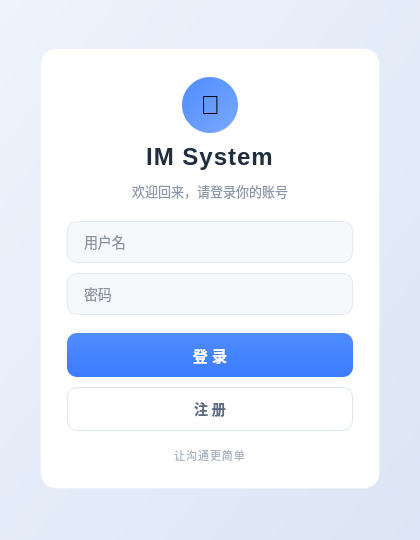
<?xml version="1.0" encoding="UTF-8"?>
<ui version="4.0">
 <class>MainWindow</class>
 <widget class="QMainWindow" name="MainWindow">
  <property name="geometry">
   <rect>
    <x>0</x>
    <y>0</y>
    <width>420</width>
    <height>540</height>
   </rect>
  </property>
  <property name="minimumSize">
   <size>
    <width>420</width>
    <height>540</height>
   </size>
  </property>
  <property name="maximumSize">
   <size>
    <width>420</width>
    <height>540</height>
   </size>
  </property>
  <property name="windowTitle">
   <string>IM System</string>
  </property>
  <widget class="QWidget" name="centralwidget">
   <property name="font">
    <font>
     <family>Microsoft YaHei UI</family>
     <pointsize>10</pointsize>
    </font>
   </property>
   <property name="styleSheet">
    <string notr="true">background-color: qlineargradient(x1:0, y1:0, x2:1, y2:1, stop:0 #eef3fc, stop:1 #dce5f5);</string>
   </property>
   <layout class="QVBoxLayout" name="outerLayout">
    <property name="leftMargin">
     <number>40</number>
    </property>
    <property name="topMargin">
     <number>24</number>
    </property>
    <property name="rightMargin">
     <number>40</number>
    </property>
    <property name="bottomMargin">
     <number>28</number>
    </property>
    <property name="spacing">
     <number>0</number>
    </property>
    <item>
     <spacer name="topSpacer">
      <property name="orientation">
       <enum>Qt::Vertical</enum>
      </property>
      <property name="sizeType">
       <enum>QSizePolicy::Expanding</enum>
      </property>
      <property name="sizeHint" stdset="0">
       <size>
        <width>20</width>
        <height>20</height>
       </size>
      </property>
     </spacer>
    </item>
    <item>
     <widget class="QFrame" name="cardFrame">
      <property name="styleSheet">
       <string notr="true">QFrame#cardFrame {
	background-color: #ffffff;
	border: 1px solid #eaeff8;
	border-radius: 16px;
}</string>
      </property>
      <layout class="QVBoxLayout" name="cardLayout">
       <property name="leftMargin">
        <number>26</number>
       </property>
       <property name="topMargin">
        <number>28</number>
       </property>
       <property name="rightMargin">
        <number>26</number>
       </property>
       <property name="bottomMargin">
        <number>24</number>
       </property>
       <property name="spacing">
        <number>10</number>
       </property>
       <item>
        <layout class="QHBoxLayout" name="logoLayout">
         <property name="spacing">
          <number>0</number>
         </property>
         <item>
          <spacer name="logoLeftSpacer">
           <property name="orientation">
            <enum>Qt::Horizontal</enum>
           </property>
           <property name="sizeHint" stdset="0">
            <size>
             <width>40</width>
             <height>20</height>
            </size>
           </property>
          </spacer>
         </item>
         <item>
          <widget class="QFrame" name="logoFrame">
           <property name="minimumSize">
            <size>
             <width>56</width>
             <height>56</height>
            </size>
           </property>
           <property name="maximumSize">
            <size>
             <width>56</width>
             <height>56</height>
            </size>
           </property>
           <property name="styleSheet">
            <string notr="true">QFrame#logoFrame {
	background-color: qlineargradient(x1:0, y1:0, x2:1, y2:1, stop:0 #4f8dff, stop:1 #7aa8ff);
	border: none;
	border-radius: 28px;
}</string>
           </property>
           <layout class="QVBoxLayout" name="logoInnerLayout">
            <property name="leftMargin">
             <number>0</number>
            </property>
            <property name="topMargin">
             <number>0</number>
            </property>
            <property name="rightMargin">
             <number>0</number>
            </property>
            <property name="bottomMargin">
             <number>0</number>
            </property>
            <item>
             <widget class="QLabel" name="logoLabel">
              <property name="styleSheet">
               <string notr="true">font-size: 26px; background: transparent;</string>
              </property>
              <property name="text">
               <string>💬</string>
              </property>
              <property name="alignment">
               <set>Qt::AlignCenter</set>
              </property>
             </widget>
            </item>
           </layout>
          </widget>
         </item>
         <item>
          <spacer name="logoRightSpacer">
           <property name="orientation">
            <enum>Qt::Horizontal</enum>
           </property>
           <property name="sizeHint" stdset="0">
            <size>
             <width>40</width>
             <height>20</height>
            </size>
           </property>
          </spacer>
         </item>
        </layout>
       </item>
       <item>
        <widget class="QLabel" name="titleLabel">
         <property name="styleSheet">
          <string notr="true">font-size: 24px; font-weight: 700; color: #1f2d3d; background: transparent; letter-spacing: 1px;</string>
         </property>
         <property name="text">
          <string>IM System</string>
         </property>
         <property name="alignment">
          <set>Qt::AlignCenter</set>
         </property>
        </widget>
       </item>
       <item>
        <widget class="QLabel" name="subtitleLabel">
         <property name="styleSheet">
          <string notr="true">font-size: 13px; color: #8b97ab; background: transparent;</string>
         </property>
         <property name="text">
          <string>欢迎回来，请登录你的账号</string>
         </property>
         <property name="alignment">
          <set>Qt::AlignCenter</set>
         </property>
        </widget>
       </item>
       <item>
        <spacer name="formTopSpacer">
         <property name="orientation">
          <enum>Qt::Vertical</enum>
         </property>
         <property name="sizeType">
          <enum>QSizePolicy::Fixed</enum>
         </property>
         <property name="sizeHint" stdset="0">
          <size>
           <width>20</width>
           <height>10</height>
          </size>
         </property>
        </spacer>
       </item>
       <item>
        <widget class="QLineEdit" name="usernameEdit">
         <property name="minimumSize">
          <size>
           <width>0</width>
           <height>42</height>
          </size>
         </property>
         <property name="styleSheet">
          <string notr="true">QLineEdit {
	background-color: #f6f8fc;
	border: 1px solid #e3e9f3;
	border-radius: 10px;
	padding: 0 14px;
	font-size: 14px;
	color: #1f2d3d;
	selection-background-color: #3b7bff;
	selection-color: #ffffff;
}
QLineEdit:hover {
	border: 1px solid #c9d5ea;
}
QLineEdit:focus {
	background-color: #ffffff;
	border: 1px solid #3b7bff;
}
QLineEdit::placeholder {
	color: #a5afc0;
}</string>
         </property>
         <property name="placeholderText">
          <string>用户名</string>
         </property>
        </widget>
       </item>
       <item>
        <widget class="QLineEdit" name="passwordEdit">
         <property name="minimumSize">
          <size>
           <width>0</width>
           <height>42</height>
          </size>
         </property>
         <property name="styleSheet">
          <string notr="true">QLineEdit {
	background-color: #f6f8fc;
	border: 1px solid #e3e9f3;
	border-radius: 10px;
	padding: 0 14px;
	font-size: 14px;
	color: #1f2d3d;
	selection-background-color: #3b7bff;
	selection-color: #ffffff;
}
QLineEdit:hover {
	border: 1px solid #c9d5ea;
}
QLineEdit:focus {
	background-color: #ffffff;
	border: 1px solid #3b7bff;
}
QLineEdit::placeholder {
	color: #a5afc0;
}</string>
         </property>
         <property name="placeholderText">
          <string>密码</string>
         </property>
         <property name="echoMode">
          <enum>QLineEdit::Password</enum>
         </property>
        </widget>
       </item>
       <item>
        <spacer name="formMidSpacer">
         <property name="orientation">
          <enum>Qt::Vertical</enum>
         </property>
         <property name="sizeType">
          <enum>QSizePolicy::Fixed</enum>
         </property>
         <property name="sizeHint" stdset="0">
          <size>
           <width>20</width>
           <height>8</height>
          </size>
         </property>
        </spacer>
       </item>
       <item>
        <widget class="QPushButton" name="loginButton">
         <property name="minimumSize">
          <size>
           <width>0</width>
           <height>44</height>
          </size>
         </property>
         <property name="cursor">
          <cursorShape>PointingHandCursor</cursorShape>
         </property>
         <property name="styleSheet">
          <string notr="true">QPushButton {
	background-color: qlineargradient(x1:0, y1:0, x2:0, y2:1, stop:0 #4f8dff, stop:1 #3b7bff);
	color: #ffffff;
	border: none;
	border-radius: 10px;
	font-size: 15px;
	font-weight: 600;
}
QPushButton:hover {
	background-color: qlineargradient(x1:0, y1:0, x2:0, y2:1, stop:0 #629bff, stop:1 #4d87ff);
}
QPushButton:pressed {
	background-color: #2f66d9;
}</string>
         </property>
         <property name="text">
          <string>登 录</string>
         </property>
        </widget>
       </item>
       <item>
        <widget class="QPushButton" name="registerButton">
         <property name="minimumSize">
          <size>
           <width>0</width>
           <height>44</height>
          </size>
         </property>
         <property name="cursor">
          <cursorShape>PointingHandCursor</cursorShape>
         </property>
         <property name="styleSheet">
          <string notr="true">QPushButton {
	background-color: #ffffff;
	color: #5b6b84;
	border: 1px solid #dfe6f1;
	border-radius: 10px;
	font-size: 14px;
	font-weight: 500;
}
QPushButton:hover {
	color: #3b7bff;
	border: 1px solid #9db9ec;
	background-color: #f6f9ff;
}
QPushButton:pressed {
	background-color: #eaf1ff;
}</string>
         </property>
         <property name="text">
          <string>注 册</string>
         </property>
        </widget>
       </item>
       <item>
        <spacer name="formBottomSpacer">
         <property name="orientation">
          <enum>Qt::Vertical</enum>
         </property>
         <property name="sizeType">
          <enum>QSizePolicy::Fixed</enum>
         </property>
         <property name="sizeHint" stdset="0">
          <size>
           <width>20</width>
           <height>6</height>
          </size>
         </property>
        </spacer>
       </item>
       <item>
        <widget class="QLabel" name="footerLabel">
         <property name="styleSheet">
          <string notr="true">font-size: 11px; color: #aab4c5; background: transparent; letter-spacing: 1px;</string>
         </property>
         <property name="text">
          <string>让沟通更简单</string>
         </property>
         <property name="alignment">
          <set>Qt::AlignCenter</set>
         </property>
        </widget>
       </item>
      </layout>
     </widget>
    </item>
    <item>
     <spacer name="bottomSpacer">
      <property name="orientation">
       <enum>Qt::Vertical</enum>
      </property>
      <property name="sizeType">
       <enum>QSizePolicy::Expanding</enum>
      </property>
      <property name="sizeHint" stdset="0">
       <size>
        <width>20</width>
        <height>20</height>
       </size>
      </property>
     </spacer>
    </item>
   </layout>
  </widget>
 </widget>
 <resources/>
 <connections/>
</ui>
